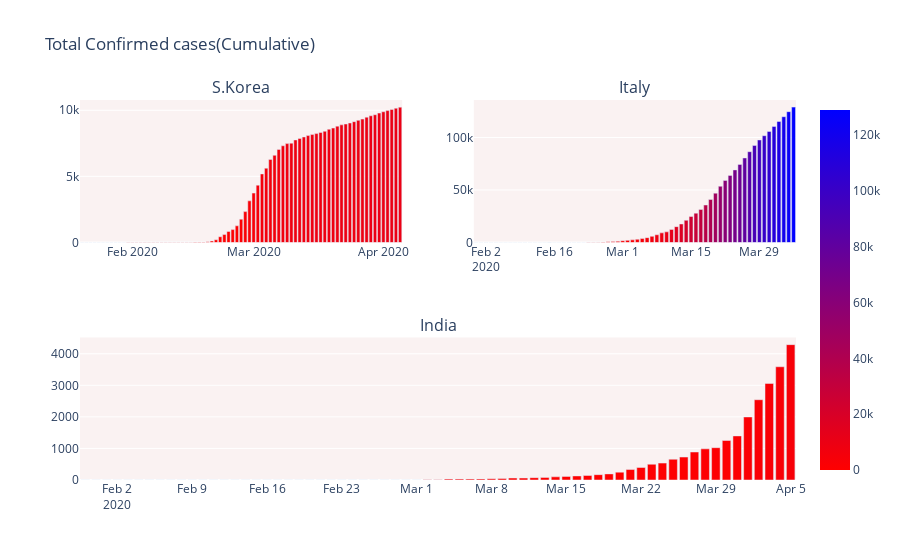

Notebook code for this chart:
### Markdown cell above
# comparing cases with Korea and Italy

### Code cell
import plotly.graph_objects as go
from plotly.subplots import make_subplots

fig = make_subplots(
    rows=2, cols=2,
    specs=[[{}, {}],
           [{"colspan": 2}, None]],
    subplot_titles=("S.Korea","Italy", "India"))

fig.add_trace(go.Bar(x=df3['Date'], y=df3['Total Cases'],
                    marker=dict(color=df3['Total Cases'], coloraxis="coloraxis")),
              1, 1)

fig.add_trace(go.Bar(x=df2['Date'], y=df2['Total Cases'],
                    marker=dict(color=df2['Total Cases'], coloraxis="coloraxis")),
              1, 2)

fig.add_trace(go.Bar(x=df1['Date'], y=df1['Total Cases'],
                    marker=dict(color=df1['Total Cases'], coloraxis="coloraxis")),
              2, 1)

fig.update_layout(coloraxis=dict(colorscale='Bluered_r'), showlegend=False,title_text="Total Confirmed cases(Cumulative)")

fig.update_layout(plot_bgcolor='rgb(250, 242, 242)')
fig.show()
